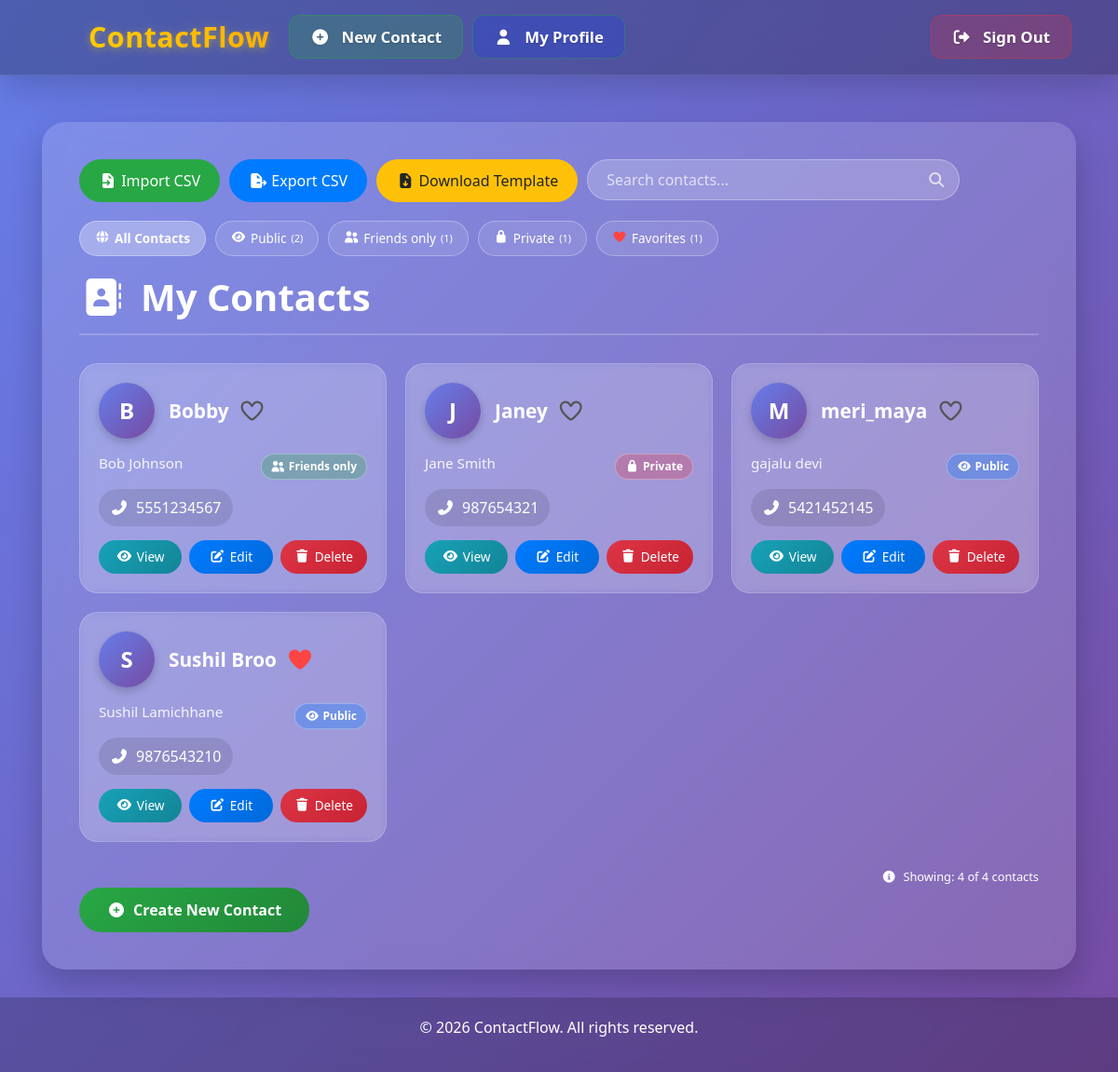
Screenshot of /index.php (signed in) with the database file from the repository.
### tables this page shows
CREATE TABLE `contacts` (
  `id` int(11) NOT NULL,
  `full_name` varchar(255) NOT NULL,
  `email` varchar(255) NOT NULL,
  `address` varchar(255) NOT NULL,
  `nickname` varchar(50) NOT NULL,
  `phone_number` varchar(50) NOT NULL,
  `user_id` int(11) NOT NULL,
  `visibility` enum('private','friends_only','public') DEFAULT 'private',
  `shared_by` int(11) DEFAULT NULL,
  `is_favorite` tinyint(1) NOT NULL DEFAULT 0
);

### index.php (the view, shortened to what this page needs)
<?php
include_once 'db.php';
$user_id = $_SESSION['user_id'];
$stmt = $db->prepare("SELECT * FROM contacts WHERE user_id = ? ORDER BY nickname");
$stmt->execute([$user_id]);
$contacts = $stmt->fetchAll(PDO::FETCH_ASSOC);
?>
<!DOCTYPE html>
<html lang="en">
<head>
    <link rel="stylesheet" href="https://maxcdn.bootstrapcdn.com/bootstrap/4.0.0/css/bootstrap.min.css">
    <link rel="stylesheet" href="assets/fontawesome/css/all.min.css">
</head>
<body>
<?php include_once 'header.php'; ?>
<div class="main-container">
    <div class="container">
        <div class="glass-container">
            <div class="import-export-buttons">
                <button type="button" class="btn btn-success" data-toggle="modal" data-target="#importModal">
                    <i class="fas fa-file-import"></i> Import CSV
                </button>
                <a href="export_contacts.php" class="btn btn-primary">
                    <i class="fas fa-file-export"></i> Export CSV
                </a>
                <a href="export_template.php" class="btn btn-warning" target="_blank">
                    <i class="fas fa-file-download"></i> Download Template
                </a>
                <div class="search-container">
                    <div class="search-box">
                        <input type="text"
                               class="form-control"
                               id="searchInput"
                               placeholder="Search contacts..."
                               autocomplete="off">
                        <button type="button" class="search-btn">
                            <i class="fas fa-search"></i>
                        </button>
                    </div>
                </div>
            </div>
            <div class="visibility-filter">
                <button type="button" class="filter-btn active" data-visibility="all">
                    <i class="fas fa-globe"></i> All Contacts
                </button>
                <button type="button" class="filter-btn" data-visibility="public">
                    <i class="fas fa-eye"></i> Public
                </button>
                <button type="button" class="filter-btn" data-visibility="friends_only">
                    <i class="fas fa-user-friends"></i> Friends Only
                </button>
                <button type="button" class="filter-btn" data-visibility="private">
                    <i class="fas fa-lock"></i> Private
                </button>
                <button type="button" class="filter-btn" data-visibility="favorite">
                    <i class="fas fa-heart" style="color: #ff4444;"></i> Favorites
                </button>
            </div>
            <h1><i class="fas fa-address-book mr-3"></i>My Contacts</h1>
            <?php if ($contacts && count($contacts) > 0): ?>
                <div class="contacts-grid" id="contactsGrid">
                    <?php foreach ($contacts as $row): ?>
                        <div class="contact-card contact-row"
                             data-name="<?= htmlspecialchars(strtolower($row['full_name'])) ?>"
                             data-email="<?= htmlspecialchars(strtolower($row['email'])) ?>"
                             data-phone="<?= htmlspecialchars(strtolower($row['phone_number'])) ?>"
                             data-nickname="<?= htmlspecialchars(strtolower($row['nickname'])) ?>"
                             data-visibility="<?= $row['visibility'] ?>"
                             data-favorite="<?= $row['is_favorite'] ?>">
                            <div class="card-header-row">
                                <div class="contact-avatar">
                                    <?= strtoupper(substr($row['nickname'], 0, 1)) ?>
                                </div>
                                <div class="name-and-fav">
                                    <span class="contact-nickname"><?= htmlspecialchars($row['nickname']) ?></span>
                                    <a href="javascript:void(0)"
                                       class="favorite-toggle"
                                       data-id="<?= $row['id'] ?>"
                                       data-favorite="<?= $row['is_favorite'] ?>"
                                       title="<?= $row['is_favorite'] ? 'Remove from favorites' : 'Add to favorites' ?>">
                                        <i class="<?= $row['is_favorite'] ? 'fas' : 'far' ?> fa-heart"
                                           style="color: <?= $row['is_favorite'] ? '#ff4444' : '#555555' ?>; font-size: 1.5rem;"></i>
                                    </a>
                                </div>
                            </div>
                            <div class="d-flex justify-content-between align-items-center mb-2">
                                <span class="contact-fullname"><?= htmlspecialchars($row['full_name']) ?></span>
                                <span class="visibility-badge badge-<?=
                                    $row['visibility'] == 'public' ? 'public' :
                                    ($row['visibility'] == 'friends_only' ? 'friends' : 'private')
                                ?>">
                                    <i class="fas fa-<?=
                                        $row['visibility'] == 'public' ? 'eye' :
                                        ($row['visibility'] == 'friends_only' ? 'user-friends' : 'lock')
                                    ?>"></i>
                                    <?= ucfirst(str_replace('_', ' ', $row['visibility'])) ?>
                                </span>
                            </div>
                            <div class="contact-phone">
                                <i class="fas fa-phone-alt"></i>
                                <?= htmlspecialchars($row['phone_number']) ?>
                            </div>
                            <div class="card-actions">
                                <a href="personal_info.php?id=<?= $row['id'] ?>" class="action-btn view-btn">
                                    <i class="fas fa-eye btn-icon"></i>View
                                </a>
                                <a href="edit_contact.php?id=<?= $row['id'] ?>" class="action-btn edit-btn">
                                    <i class="fas fa-edit btn-icon"></i>Edit
                                </a>
                                <a href="delete_contact.php?id=<?= $row['id'] ?>"
                                   class="action-btn delete-btn"
                                   onclick="return confirm('Delete this contact?')">
                                    <i class="fas fa-trash btn-icon"></i>Delete
                                </a>
                            </div>
                        </div>
                    <?php endforeach; ?>
                </div>
            <?php endif; ?>
            <div class="d-flex justify-content-between mt-4">
                <div>
                    <a href="create_contact.php" class="btn btn-success create-btn">
                        <i class="fas fa-plus-circle mr-2"></i>Create New Contact
                    </a>
                </div>
                <div class="text-white">
                    <small><i class="fas fa-info-circle mr-1"></i> Showing: <span id="visibleContacts"><?= count($contacts) ?></span> of <span id="totalContacts"><?= count($contacts) ?></span> contacts</small>
                </div>
            </div>
        </div>
    </div>
</div>
<?php include_once "footer.php"; ?>
</body>
</html>

### header.php (shortened to what this page needs)
     <link rel="stylesheet" href="assets/fontawesome/css/all.min.css">
<nav class="navbar navbar-expand-lg navbar-dark">
    <div class="container">
        <a class="navbar-brand gold" href="index.php">
            ContactFlow
        </a>
        <div class="collapse navbar-collapse" id="navbarNav">
            <ul class="navbar-nav mr-auto">
                <li class="nav-item">
                    <a class="nav-link nav-link-add" href="create_contact.php">
                        <i class="fas fa-plus-circle mr-2"></i>
                        <span>New Contact</span>
                    </a>
                </li>
                <li class="nav-item ">
                    <a class="nav-link nav-link-profile" href="profile.php">
                        <i class="fas fa-user mr-2"></i>
                        <span>My Profile</span>
                    </a>
            </div>
            <ul class="navbar-nav">
                <li class="nav-item position-relative">
                    <a class="nav-link nav-link-logout" href="logout.php">
                        <i class="fas fa-sign-out-alt mr-2"></i>
                        <span>Sign Out</span>
                    </a>
                </li>
            </ul>
        </div>
</nav>

### footer.php (shortened to what this page needs)
<footer class="sticky-footer">
    <div class="container">
        <div class="footer-content">
            <p>&copy; <?= date('Y') ?> ContactFlow. All rights reserved.</p>
        </div>
    </div>
</footer>

### index.php (style rules this page uses)
html, body { height: 100%; }
body { background: linear-gradient(135deg, #667eea 0%, #764ba2 100%); font-family: 'Segoe UI', Tahoma, Geneva, Verdana, sans-serif; display: flex; flex-direction: column; min-height: 100vh; margin: 0; }
.main-container { flex: 1 0 auto; }
.glass-container { background: rgba(255, 255, 255, 0.15); border-radius: 25px; box-shadow: 0 15px 35px rgba(0, 0, 0, 0.2); padding: 40px; margin-top: 50px; margin-bottom: 30px; backdrop-filter: blur(10px); }
h1 { color: white; font-weight: 700; margin-bottom: 30px; border-bottom: 2px solid rgba(255, 255, 255, 0.2); padding-bottom: 15px; }
.import-export-buttons { margin-bottom: 20px; display: flex; gap: 10px; flex-wrap: wrap; }
.import-export-buttons .btn { border-radius: 50px; padding: 10px 20px; font-weight: 500; }
.search-container { flex-grow: 1; max-width: 400px; }
.search-box { position: relative; }
.search-box .form-control { background: rgba(255, 255, 255, 0.2); border: 1px solid rgba(255, 255, 255, 0.3); color: white; border-radius: 50px; padding: 12px 45px 12px 20px; height: calc(1.5em + 1.25rem); transition: all 0.3s; }
.search-box .form-control::placeholder { color: rgba(255, 255, 255, 0.7); }
.search-btn { position: absolute; right: 10px; top: 50%; transform: translateY(-50%); background: transparent; border: none; color: rgba(255, 255, 255, 0.7); cursor: pointer; padding: 5px; }
.visibility-filter { display: flex; gap: 10px; margin-bottom: 20px; flex-wrap: wrap; }
.filter-btn { padding: 8px 16px; border-radius: 20px; border: 1px solid rgba(255, 255, 255, 0.3); background: rgba(255, 255, 255, 0.1); color: white; font-size: 0.85rem; transition: all 0.3s; display: inline-flex; align-items: center; gap: 5px; }
.filter-btn.active { background: rgba(255, 255, 255, 0.3); font-weight: 600; }
.filter-btn i { font-size: 0.8rem; }
.contacts-grid { display: grid; grid-template-columns: repeat(auto-fill, minmax(300px, 1fr)); gap: 20px; margin-top: 20px; }
.contact-card { background: rgba(255, 255, 255, 0.1); border-radius: 20px; padding: 20px; backdrop-filter: blur(5px); border: 1px solid rgba(255, 255, 255, 0.2); transition: transform 0.2s, box-shadow 0.2s; color: white; display: flex; flex-direction: column; }
.card-header-row { display: flex; align-items: center; gap: 15px; margin-bottom: 15px; }
.contact-avatar { width: 60px; height: 60px; background: linear-gradient(135deg, #667eea, #764ba2); border-radius: 50%; display: flex; align-items: center; justify-content: center; font-weight: bold; font-size: 1.5rem; color: white; box-shadow: 0 4px 10px rgba(0,0,0,0.2); flex-shrink: 0; }
.name-and-fav { flex: 1; display: flex; align-items: center; gap: 10px; flex-wrap: wrap; }
.contact-nickname { font-size: 1.3rem; font-weight: 600; margin: 0; line-height: 1.2; }
.favorite-toggle { text-decoration: none; display: inline-flex; align-items: center; transition: transform 0.2s; }
.favorite-toggle i { font-size: 1.6rem; }
.visibility-badge { padding: 4px 10px; border-radius: 20px; font-size: 0.75rem; font-weight: 600; display: inline-flex; align-items: center; gap: 4px; background: rgba(255,255,255,0.2); border: 1px solid rgba(255,255,255,0.3); }
.badge-private { background: rgba(220, 53, 69, 0.3); }
.badge-friends { background: rgba(40, 167, 69, 0.3); }
.badge-public { background: rgba(0, 123, 255, 0.3); }
.contact-fullname { font-size: 0.95rem; opacity: 0.9; margin-bottom: 8px; }
.contact-phone { display: flex; align-items: center; gap: 8px; margin-bottom: 15px; font-size: 1rem; background: rgba(0,0,0,0.1); padding: 8px 12px; border-radius: 30px; width: fit-content; }
.card-actions { display: flex; justify-content: space-between; gap: 8px; margin-top: auto; }
.action-btn { padding: 8px 15px; border-radius: 50px; display: inline-flex; align-items: center; justify-content: center; color: white; text-decoration: none; font-size: 0.85rem; font-weight: 500; transition: all 0.3s ease; border: none; flex: 1; }
.view-btn { background: linear-gradient(135deg, #17a2b8, #138496); }
.edit-btn { background: linear-gradient(135deg, #007bff, #0069d9); }
.delete-btn { background: linear-gradient(135deg, #dc3545, #c82333); }
.btn-icon { margin-right: 5px; font-size: 0.85rem; }
.create-btn { margin-top: 25px; padding: 12px 30px; border-radius: 50px; font-weight: 600; background: linear-gradient(135deg, #28a745, #218838); border: none; transition: all 0.3s; }

### rows the page displays
contacts: nickname "B", nickname "Bobby", is_favorite 0 (drawn), full_name "Bob Johnson", visibility "Friends only", phone_number "5551234567"
contacts: nickname "J", nickname "Janey", is_favorite 0 (drawn), full_name "Jane Smith", visibility "Private", phone_number "987654321"
contacts: nickname "M", nickname "meri_maya", is_favorite 0 (drawn), full_name "gajalu devi", visibility "Public", phone_number "5421452145"
contacts: nickname "S", nickname "Sushil Broo", is_favorite 1 (drawn), full_name "Sushil Lamichhane", visibility "Public", phone_number "9876543210"

### other values shown
count($contacts) "4"
